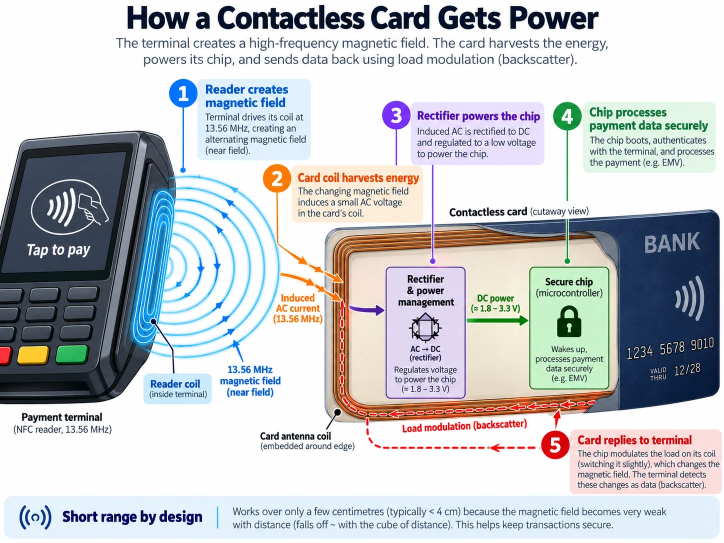
#> input picture invisible-engine/art/contactless-power.webp, 1448 x 1086 px, given in place of nfc1.png, which was not available (shown at 1/2 size)
$ python held_images.py
#> lines starting #> are read from the running program, lines starting #| are printed output that depends on the picture; pictures that were not available may be replaced by others from this repository, and a replacement may not be noted
#> in build, im is the input picture: PIL image 1448x1086 RGB; mean R, G, B 195.6, 198.6, 202.3
"""Correct Paddy's held illustrations (docs/INVISIBLE-ENGINE.md §3a) for the lesson.

    python3 scripts/invisible_engine/held_images.py          # write invisible-engine/art/*.webp
    python3 scripts/invisible_engine/held_images.py nfc1     # one image

The originals in images/ (nfc1.png, airtag.png, airtag1.png, quantum.png) stay untouched;
every correction is a patch listed here, applied to the original: a box painted with the
surrounding colour, then the corrected words set over it, and a footnote band added below
the picture. The lesson shows the corrected WebP with a note listing what was changed
(scripts/invisible_engine/content/inserts.py). Look at every output before committing.
"""
from __future__ import annotations

import pathlib
import statistics
import sys

from PIL import Image, ImageDraw, ImageFont

ROOT = pathlib.Path(__file__).resolve().parents[2]
OUT = ROOT / "invisible-engine" / "art"
FONTS = "/usr/share/fonts/truetype/crosextra/"
NAVY, INK, GREY = (27, 42, 74), (34, 40, 52), (88, 96, 110)


def font(size: float, weight: str = "Regular") -> ImageFont.FreeTypeFont:
    return ImageFont.truetype(f"{FONTS}Carlito-{weight}.ttf", size)


def surround(im: Image.Image, box: tuple[int, int, int, int]) -> tuple[int, int, int]:
    """Median colour of the one-pixel ring just outside box: the paper the words sat on."""
    x0, y0, x1, y1 = box
    ring = [im.getpixel((x, y)) for x in range(x0, x1) for y in (y0 - 1, y1)]
    ring += [im.getpixel((x, y)) for y in range(y0, y1) for x in (x0 - 1, x1)]
    return tuple(int(statistics.median(c[i] for c in ring)) for i in range(3))


def apply(im: Image.Image, patches: list[tuple]) -> None:
    d = ImageDraw.Draw(im)
    for p in patches:
        kind = p[0]
        if kind == "clear":                          # ("clear", box[, colour])
            box = p[1]
            d.rectangle(box, fill=p[2] if len(p) > 2 else surround(im, box))
        elif kind == "blend":                        # ("blend", box): each row fades from its left to its right neighbour
            x0, y0, x1, y1 = p[1]
            for y in range(y0, y1):
                a, b = im.getpixel((x0 - 1, y)), im.getpixel((x1, y))
                for x in range(x0, x1):
                    t = (x - x0 + 1) / (x1 - x0 + 1)
                    im.putpixel((x, y), tuple(round(a[i] + (b[i] - a[i]) * t) for i in range(3)))
        elif kind == "text":                         # ("text", (x, y), text, size, weight, colour[, anchor, line])
            _, xy, text, size, weight, colour, *rest = p
            anchor = rest[0] if rest else "la"
            line = rest[1] if len(rest) > 1 else round(size * 1.22)
            for i, ln in enumerate(text.split("\n")):
                d.text((xy[0], xy[1] + i * line), ln, font=font(size, weight), fill=colour, anchor=anchor)
        elif kind == "globe":                        # ("globe", (cx, cy), r, colour)
            (cx, cy), r, c = p[1], p[2], p[3]
            d.ellipse((cx - r, cy - r, cx + r, cy + r), outline=c, width=3)
            d.ellipse((cx - r * 0.45, cy - r, cx + r * 0.45, cy + r), outline=c, width=2)
            d.line((cx - r, cy, cx + r, cy), fill=c, width=2)
            d.line((cx, cy - r, cx, cy + r), fill=c, width=2)
            for f in (-0.5, 0.5):
                w = r * (1 - f * f) ** 0.5
                d.line((cx - w, cy + f * r, cx + w, cy + f * r), fill=c, width=2)
#> this loop made 13 passes
#> (kind, xy, text, size, colour, rest, anchor, line) on pass 9: ('text', (1024, 768), 'Verify cryptogram and approve', 17, (27, 42, 74), ['ma'], 'ma', 21)
#> (kind, xy, size, colour, rest, anchor, line) on passes 6, 7, 11, 13: ('text', (624, 622), 17, (27, 42, 74), ['ra', 21], 'ra', 21), ('text', (1328, 622), 17, (27, 42, 74), ['ra', 21], 'ra', 21), ('text', (920, 962), 19, (34, 40, 52), ['la', 23], 'la', 23), ('text', (355, 1018), 19, (34, 40, 52), ['la', 23], 'la', 23)
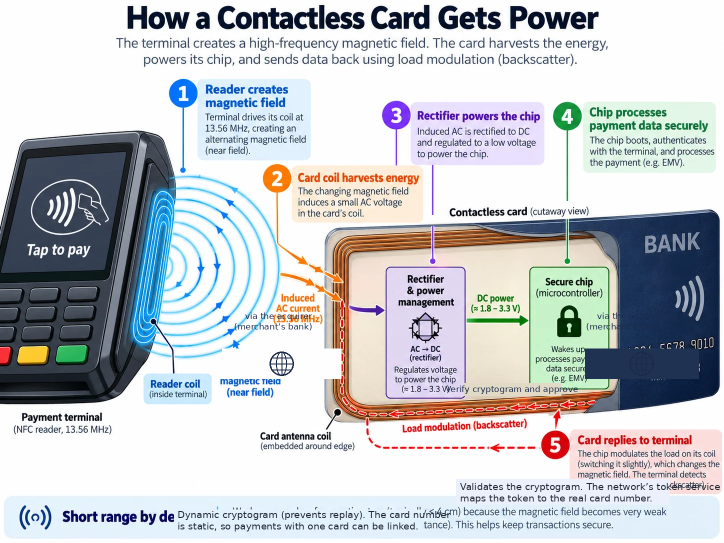
#> im: PIL image 1448x1086 RGB (shown at 1/2 size); mean R, G, B 194.6, 197.7, 201.7


def footnote(im: Image.Image, lines: list[str]) -> Image.Image:
    """Add a white band below the picture with the corrections' footnote."""
    h = 18 + 24 * len(lines)
    out = Image.new("RGB", (im.width, im.height + h), (255, 255, 255))
#> out: PIL image 1448x1152 RGB; every value is 255
    out.paste(im, (0, 0))
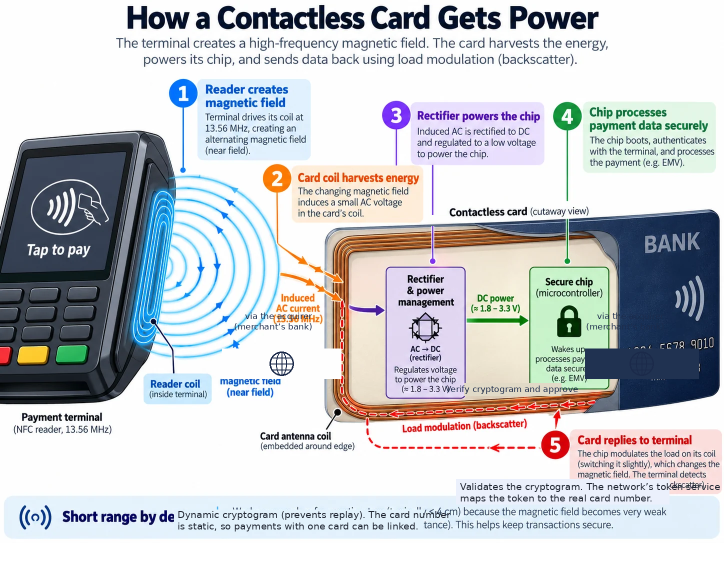
#> out: PIL image 1448x1152 RGB (shown at 1/2 size); mean R, G, B 198, 200.9, 204.7
    d = ImageDraw.Draw(out)
    for i, ln in enumerate(lines):
        d.text((24, im.height + 8 + 24 * i), ln, font=font(19, "Italic"), fill=GREY)
    return out


# ── the corrections, one list per image ───────────────────────────────
IMAGES: dict[str, dict] = {
    "nfc1": {
        "out": "tap-to-pay-card-vs-wallet.webp",
        "patches": [
            # (2) real network logos → a generic card network
            ("clear", (444, 697, 682, 757)), ("globe", (563, 727), 24, NAVY),
            ("clear", (1170, 697, 1397, 757)), ("globe", (1283, 727), 24, NAVY),
            ("blend", (857, 430, 895, 452)),                           # the wallet card's logo
            # (3) the acquirer (merchant's bank) sits between merchant and network
            ("text", (624, 622), "via the acquirer\n(merchant’s bank)", 17, "Regular", NAVY, "ra", 21),
            ("text", (1328, 622), "via the acquirer\n(merchant’s bank)", 17, "Regular", NAVY, "ra", 21),
            # (4) the network's token service maps the token, not the issuer
            ("clear", (928, 766, 1122, 791)),
            ("text", (1024, 768), "Verify cryptogram and approve", 17, "Regular", NAVY, "ma"),
            ("clear", (912, 958, 1338, 1008)),
            ("text", (920, 962), "Validates the cryptogram. The network’s token service\nmaps the token to the real card number.", 19, "Regular", INK, "la", 23),
            # (1) the cryptogram stops replay, not tracking: a plastic card's number is static
            ("clear", (348, 1019, 846, 1062)),
            ("text", (355, 1018), "Dynamic cryptogram (prevents replay). The card number\nis static, so payments with one card can be linked.", 19, "Regular", INK, "la", 23),
        ],
        # (5) three-party schemes
        "note": ["Generic card, wallet and network. Simplified four-party flow; in three-party schemes (such as American Express)",
                 "the network is also the issuer. Corrected for The Invisible Engine; see the notes under the figure."],
    },
    "airtag": {
        "out": "how-an-item-tracker-works.webp",
        "patches": [
            # (1) the advertising interval is not published: no "every few seconds"
            ("blend", (48, 279, 418, 305)),
            ("text", (50, 276), "At intervals it wakes briefly and", 23.5, "Regular", (40, 54, 74)),
            # (2) Apple states "more than a year", not "up to about a year"
            ("clear", (35, 792, 187, 830)),
            ("text", (37, 791), "for more than a year\n(Apple’s figure).", 16.5, "Regular", (40, 55, 70), "la", 19),
            # (3) the board is drawn, not photographed
            ("text", (275, 796), "Illustrative layout,\nnot a teardown", 16, "Italic", GREY, "ma", 19),
            # (4) the lookup value (a hash of the public key) is not encrypted; location and time are
            ("blend", (1030, 574, 1222, 678)),
            ("text", (1032, 576), "The nearby phone encrypts\nits own location and a\ntimestamp, and files the\nreport under a hash of the\nAirTag’s rotating key.", 17, "Regular", (56, 62, 82), "la", 20.5),
        ],
        "note": ["Advertising interval and board layout are illustrative. Battery figure as Apple states it. Not produced by Apple.",
                 "Corrected for The Invisible Engine; see the notes under the figure."],
    },
    "airtag1": {
        "out": "three-tracker-experiences.webp",
        "patches": [
            # (2) the report is end-to-end encrypted, not only sent over an encrypted connection
            ("clear", (566, 568, 940, 609)),
            ("text", (569, 570), "The detecting device sends an end-to-end encrypted report;\nonly the owner’s devices can decrypt the location.", 16.5, "Regular", (104, 112, 116), "la", 19),
            # (1) Precision Finding needs ultra-wideband: no iPhone SE has it
            ("clear", (1098, 852, 1252, 875)),
            ("text", (1100, 853), "(iPhone 11 and later; not iPhone SE).", 16.5, "Regular", (120, 118, 146)),
        ],
        # (3) product depiction, not Apple's own image
        "note": ["Illustration by Paddy Iyer, not produced by or affiliated with Apple. Products and screens are simplified depictions.",
                 "Corrected for The Invisible Engine; see the notes under the figure."],
    },
    "quantum": {
        "out": "bits-to-interference-to-security.webp",
        "patches": [
            # (1) Shor would break RSA and ECC only on a machine that does not yet exist
            ("blend", (1252, 403, 1438, 468)),
            ("text", (1254, 404), "Would break RSA and ECC\non a large fault-tolerant\nquantum computer, which\ndoes not yet exist.", 14.5, "Regular", (34, 31, 64), "la", 15.5),
            # (3) Grover's halving is an idealised count; collisions differ
            ("blend", (1252, 600, 1438, 664)),
            ("text", (1254, 601), "In an idealised model,\nhalves key security\n(128-bit → ~64-bit);\ncollision resistance differs.", 14.5, "Regular", (34, 31, 64), "la", 15.5),
            # (2) standardised in August 2024, not "being standardized"
            ("blend", (1252, 808, 1438, 872)),
            ("text", (1254, 810), "Standardised by NIST\nin August 2024: ML-KEM,\nML-DSA, SLH-DSA\n(FIPS 203, 204, 205).", 14.5, "Regular", (34, 31, 64), "la", 15.5),
        ],
        "note": ["Nothing quantum here is broken today: Shor and Grover figures describe large, ideal machines that do not yet exist.",
                 "Corrected for The Invisible Engine; see the notes under the figure."],
    },
}


def build(name: str) -> pathlib.Path:
    spec = IMAGES[name]
    im = Image.open(ROOT / "images" / f"{name}.png").convert("RGB")
    apply(im, spec["patches"])
    im = footnote(im, spec["note"])
#> im: PIL image 1448x1152 RGB
    OUT.mkdir(parents=True, exist_ok=True)
    out = OUT / spec["out"]
    im.save(out, quality=86)
    return out


if __name__ == "__main__":
    for n in sys.argv[1:] or list(IMAGES):
        p = build(n)
        print(f"  wrote {p.relative_to(ROOT)} {Image.open(p).size}")
#> pass 2 of the loop `for n in sys.argv[1:] or list(IMAGES):`:
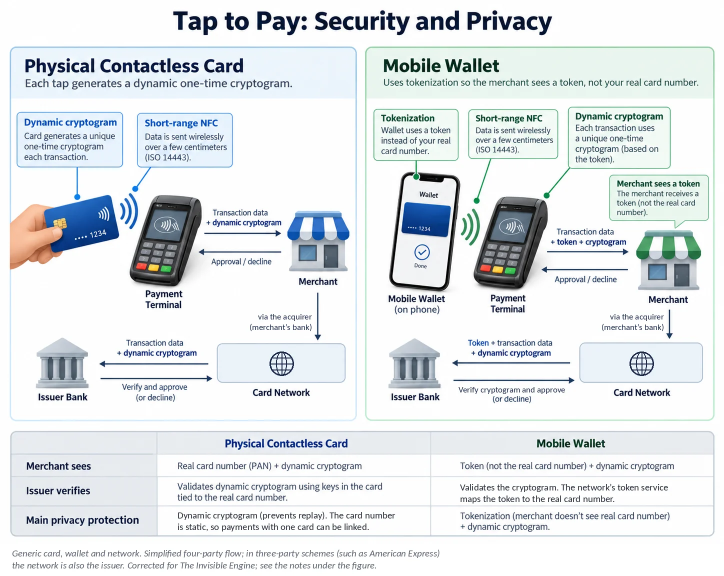
#> input picture invisible-engine/art/tap-to-pay-card-vs-wallet.webp, 1448 x 1152 px, given in place of airtag.png, which was not available (shown at 1/2 size)
#> in build, im is the input picture: PIL image 1448x1152 RGB; mean R, G, B 225, 229.8, 232.4
#> in footnote (call 2), `out.paste(im, (0, 0))`:
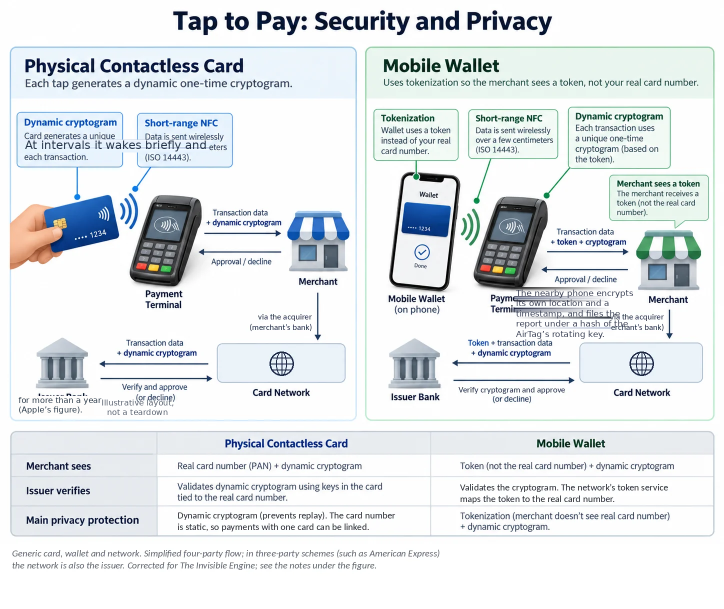
#> out: PIL image 1448x1218 RGB (shown at 1/2 size); mean R, G, B 225.9, 230.5, 233
#> (the run stopped early here; a loop or call above may not have finished)
